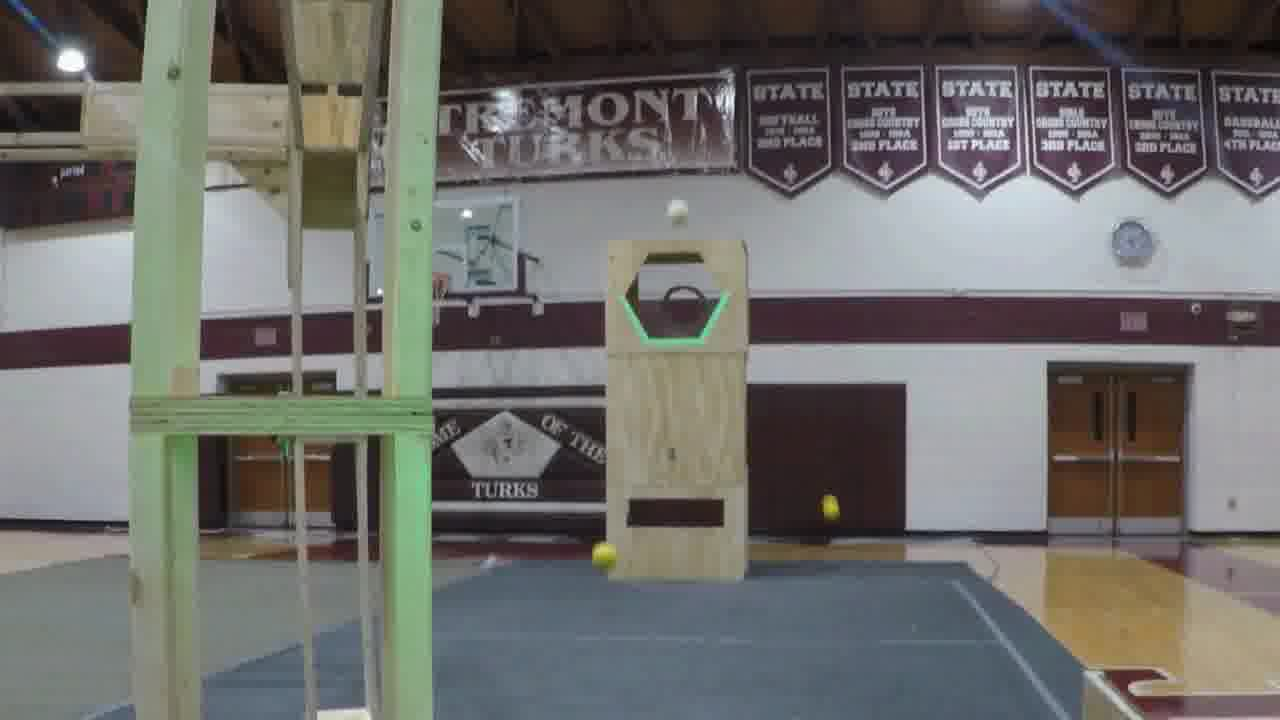
#> input picture test_imgs_and_vids/0375.jpg, 1280 x 720 px, given in place of the camera
$ python detection.py
#> lines starting #> are read from the running program, lines starting #| are printed output that depends on the picture; after the words box and inside, x2 and y2 are one past the last pixel; in counts of white or black regions, pixels touching at a corner belong together
#> further down, frame is the input picture: shape (720, 1280, 3); mean B, G, R 107.4, 110.6, 111.2
import cv2 as cv
import numpy as np
import json
import random

camera = cv.VideoCapture(0, cv.CAP_DSHOW)

#Distance function
def getDistance(focal_length, real_width, width_in_frame):
    distance = (real_width * focal_length) / width_in_frame

    return distance

#Draw circle if contour is a circle
def isCircle(img, contour):
    approx = cv.approxPolyDP(contour, 0.01 * cv.arcLength(contour, True), True)

    (coord_x, coord_y), radius = cv.minEnclosingCircle(contour)
    center = (int(coord_x), int(coord_y))

    contour_area = cv.contourArea(contour)
    x, y, w, h = cv.boundingRect(contour)
    aspect_ratio = w/h
    percentage = str(random.randint(20, 100))
    if  1.0 >= contour_area / (radius**2 * 3.14) >= .6 and 1.4 >= aspect_ratio >= .6 and contour_area > 200:
        cv.circle(img, center, int(radius), (0, 255, 0) , 3)
        cv.putText(img, f"Powercell %{percentage}", (x, y - 10), cv.FONT_HERSHEY_SIMPLEX, 0.5, (0, 255, 0), 2)

def getContours(mask):
    global contours
    contours = cv.findContours(mask, cv.RETR_EXTERNAL, cv.CHAIN_APPROX_SIMPLE)
    if len(contours) == 2:
        contours = contours[0]

    else:
        contours = contours[1]

    return contours


def createMask(img):
    #blue values
    hsv = cv.cvtColor(img, cv.COLOR_BGR2HSV)
#> hsv: shape (720, 1280, 3); mean H, S, V 86.5, 44.6, 118.6
    lower = np.array([20, 100, 100])
#> lower = [20, 100, 100]
    upper = np.array([30, 255, 255])
#> upper = [30, 255, 255]
    mask = cv.inRange(hsv, lower, upper)
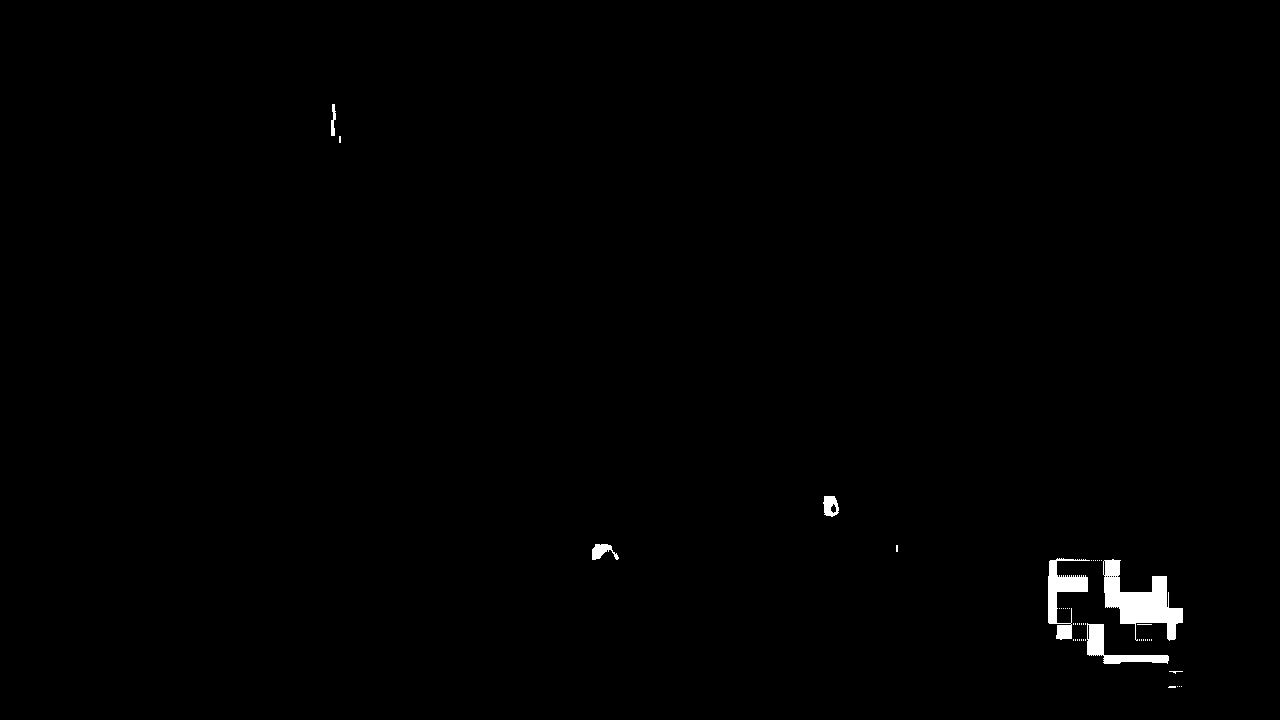
#> mask: shape (720, 1280); 0.65% white; 47 white regions (41 under 20 px)

    return mask

#Call functions and process feed
while True:
    ret, frame = camera.read()
    for contour in getContours(createMask(frame)):
#> in getContours, `contours = cv.findContours(mask, cv.RETR_EXTERNAL, cv.CHAIN_APPROX_SIM..`: contours = 47 contours, 41 with area under 20; largest, box (x1, y1, x2, y2) and area: (1103, 559, 1183, 641) 2700, (1048, 558, 1090, 640) 1157, (1087, 623, 1169, 664) 922, (823, 496, 839, 517) 239, (592, 544, 619, 560) 199, (331, 104, 336, 136) 68
        isCircle(frame, contour)
#> this loop made 47 passes
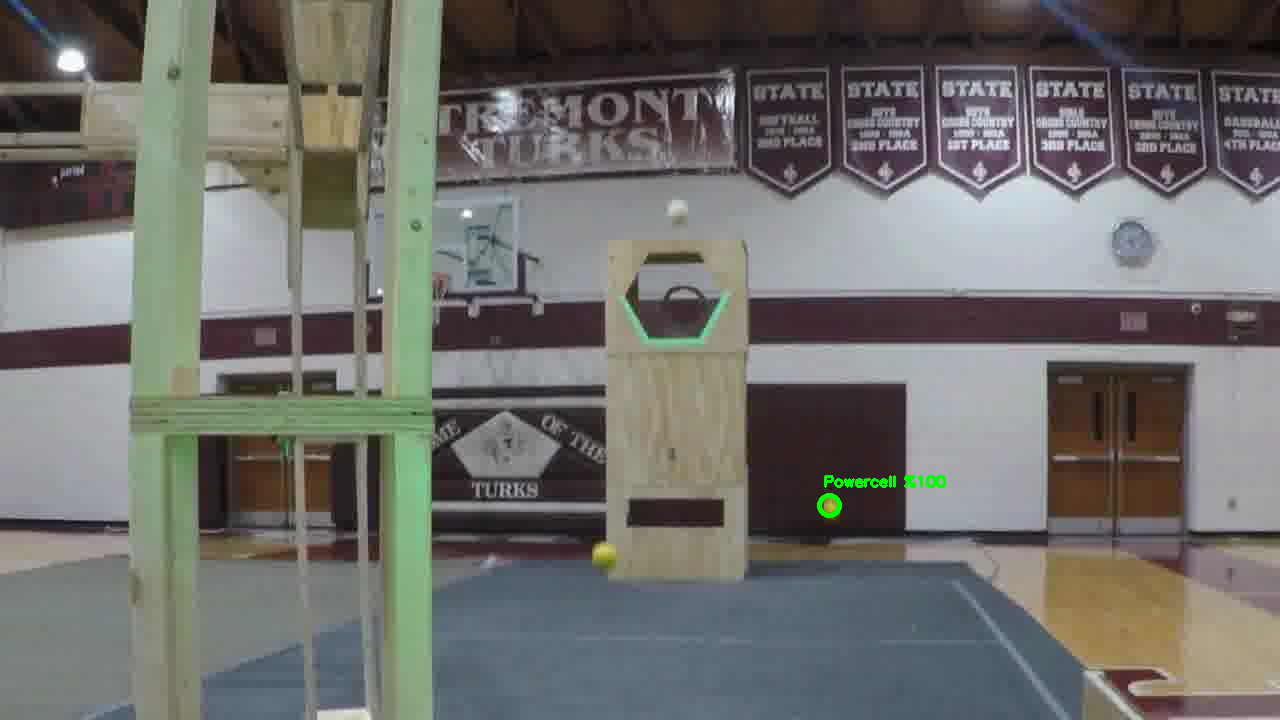
#> frame: shape (720, 1280, 3); 0.13% of pixels changed, all inside (x1, y1, x2, y2) = (817, 475, 946, 518)

    cv.imshow('display', frame)
    key = cv.waitKey(1)
#> (key Esc is pressed here)
    if key == 27:
        break

camera.release()
cv.destroyAllWindows()
